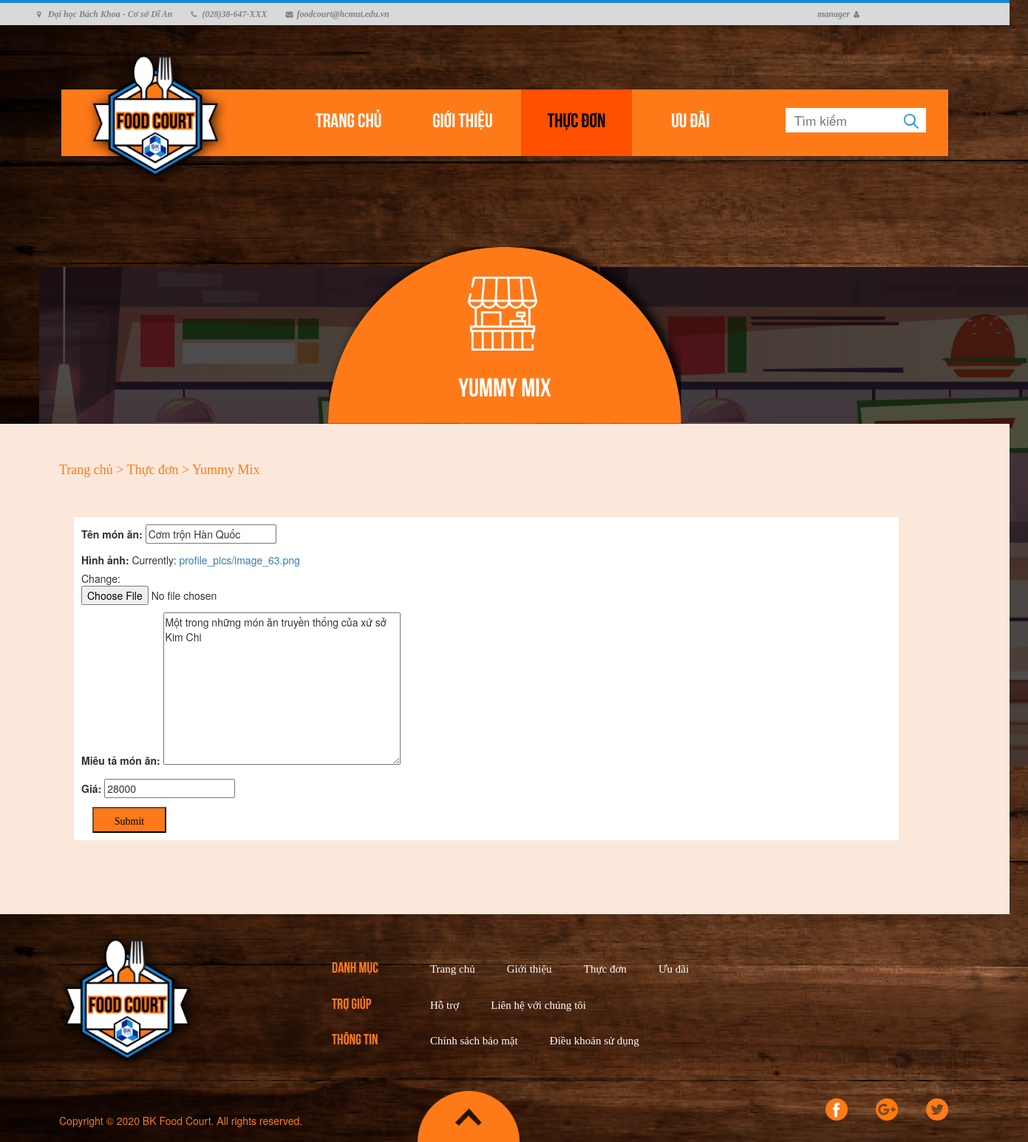
The page /update-item/3/ (signed in) on the database its author committed.
### webapp/models.py (models this page shows, shortened)
class Menu(models.Model):
    stallname = models.CharField(max_length=500)
    owner = models.CharField(max_length=50, blank=True)
    contact_phone = models.CharField(max_length=20, blank=True)
    def get_absolute_url(self):
        return reverse("stall-menu",kwargs={"id":self.id})

class Item(models.Model):
    name = models.CharField(max_length=500)
    image = models.ImageField(default='default.png', upload_to='profile_pics')
    description = models.TextField(blank=True, max_length=300)
    price = models.DecimalField(max_digits=8, decimal_places=0)
    available = models.BooleanField(default=True)
    belongs_to_stall = models.ForeignKey(Menu, on_delete=models.CASCADE)

### webapp/decorators.py (the view)
        def wrapper_func(request, *args, **kwargs):
            group = None
            if request.user.groups.exists():
                group = request.user.groups.all()[0].name
            if group in allowed_roles:
                return view_func(request, *args, **kwargs)
            else:
                return redirect('home-page')

### webapp/forms.py
class ItemForm(ModelForm):
    class Meta:
        model = Item
        fields = ['name','image','description','price']
        labels = {
            "name" : "Tên món ăn",
            "image" : "Hình ảnh",
            "description" : "Miêu tả món ăn",
            "price" : "Giá"
        }

### webapp/views.py (called while the page is built)
@login_required
@allowed_users(['Manager'])
def update_item(request,id):
    item = Item.objects.get(id=id)
    stall= item.belongs_to_stall
    form = ItemForm(instance=item)
    if request.method == 'POST':
        form = ItemForm(request.POST,request.FILES,instance=item)
        if form.is_valid():
            form.save()
            return redirect('stall-menu',stall.id)
    context = {
        'form':form,
        'stall':stall,
    }
    return render(request,'webapp/item_form.html',context)

### webapp/templates/webapp/item_form.html (shortened to what this page needs)
{% load static %}
<!DOCTYPE html>
<html>
    <head>
        <link rel="stylesheet" type="text/css" href="{% static 'webapp/styles/menustall.css' %}">
        <link rel="stylesheet" href="{% static 'webapp/styles/bootstrap.min.css' %}">
        <link rel="stylesheet" href="{% static 'webapp/styles/font-awesome.min.css' %}">
        <link rel="stylesheet" href="https://unpkg.com/purecss@2.0.3/build/pure-min.css">
        <link rel="stylesheet" href="https://maxcdn.bootstrapcdn.com/bootstrap/3.4.1/css/bootstrap.min.css">
    </head>
    <body>
	 <div class="contact-imfo-box">
		<div class="container">
			<p class="lead">
				<i class="fa fa-map-marker"></i>Đại học Bách Khoa - Cơ sở Dĩ An
			</p>
			<p class="lead">
				<i class="fa fa-phone"></i>(028)38-647-XXX
			</p>
			<p class="lead">
				<i class="fa fa-envelope"></i>foodcourt@hcmut.edu.vn
			</p>
			{% if user.is_authenticated %}
			<div class="row account">
				<a id="acc" href="#">
					<p class="lead" onclick="showAccOptions()">{{ user.username }}</p>
				</a>
				<i class="fa fa-user"></i>
			</div>
			{% else %}
            <div class="row account">
				<a href="{% url 'login-page' %}">
					<p>ĐĂNG KÝ/ĐĂNG NHẬP</p>
				</a>
			</div>
			{% endif %}
        </div>
    </div>
        <header>
                <ul>
                    <li><a href="{% url 'home-page' %}">Trang chủ</a></li>
                    <li><a href="{% url 'about' %}">Giới thiệu</a></li>
                    <li><a href="{% url 'main-menu' %}" class="active">Thực đơn</a></li>
                    <li><a href="{% url 'preference' %}">Ưu đãi</a></li>
                </ul>
                <div class="search">
                    <form>
                        <input type="text" placeholder="  Tìm kiếm">
                        <button><img src="{% static 'webapp/images/search.png' %}"/></button>
                    </form>
                </div>
                <div class="logo_area">
                    <a href="{% url 'home-page' %}"><img src="{% static 'webapp/images/logo.png' %}" alt=""/></a>
                </div>
        </header>
        <div style="position: relative;">
            <div class="stall_icon">
                <img src="{% static 'webapp/images/stall-icon.png' %}" width="100px"/>
            </div>
            <div class="stall_name">
                <a href="{{ stall.get_absolute_url }}">{{stall.stallname}}</a>
            </div>
        </div>
        <section class="back_area">
            <div class="text_heading">
                <a href="#">Trang chủ</a><a href="{% url 'main-menu' %}"> > Thực đơn</a> > <a href="{{ stall.get_absolute_url }}"> {{ stall.stallname }}</a>
            </div>
            <div class="items">
                <div >
                    <form action="" method = "POST" enctype="multipart/form-data"style="padding: 10px;">
						<div style="display: flex;flex-direction: column;">{{form.as_p}}</div>
                        <input type="submit" name="Submit" style="position: relative;margin-left: 15px;width: 100px;height: 35px;text-align: center;text-decoration: none;background: #FE7A19;padding-top: 5px; color:#000;font-family: SegoeUI_Semibold;">
                    </form>
                </div>
            </div>
        </section>
	<div class="footer-above">
		<div class="row">
			<div class="footer-logo">
				<a href="{% url 'home-page' %}"><img src="{% static 'webapp/images/logo.png' %}" alt=""></a>
			</div>
			<div class="row footer-side">
				<div class="catalogue-title">
					<ul>
						<li>DANH MỤC</li>
						<li>TRỢ GIÚP</li>
						<li>THÔNG TIN</li>
					</ul>
				</div>
				<div>
					<ul>
						<li class="catalogue">
							<ul>
								<li><a href="{% url 'home-page' %}">Trang chủ</a></li>
								<li><a href="{% url 'about' %}">Giới thiệu</a></li>
								<li><a href="{% url 'main-menu' %}">Thực đơn</a></li>
								<li><a href="{% url 'preference' %}">Ưu đãi</a></li>
							</ul>
						</li>
						<li class="catalogue">
							<ul>
								<li><a href="#">Hỗ trợ</a></li>
								<li><a href="#">Liên hệ với chúng tôi</a></li>
							</ul>
						</li>
						<li class="catalogue">
							<ul>
								<li><a href="#">Chính sách bảo mật</a></li>
								<li><a href="#">Điều khoản sử dụng</a></li>
							</ul>
						</li>
					</ul>
				</div>
			</div>
		</div>
	</div>
	<div class="footer-bottom">
		<div class="row">
			<div class="col-xl-4 copyright">
				Copyright © 2020 BK Food Court. All rights reserved.
			</div>
			<div class="col-xl-5">
				<div class="up-button">
					<a href="#"><img id="up-button-image" src="{% static 'webapp/images/Subtraction 3.png' %}"></a>
				</div>
			</div>
			<div class="col-xl-3">
				<ul class="list-inline f-social">
					<li class="list-inline-item"><a href="#"><img src="{% static 'webapp/images/facebook (2).png' %}"></a></li>
					<li class="list-inline-item"><a href="#"><img src="{% static 'webapp/images/google-plus.png' %}"></a></li>
					<li class="list-inline-item"><a href="#"><img src="{% static 'webapp/images/twitter.png' %}"></a></li>
				</ul>
			</div>
		</div>
    </div>
    </body>
</html>

### webapp/static/webapp/styles/menustall.css (style rules this page uses)
.contact-imfo-box .container { display: flex; padding: 10px; margin-left: 15px; position: relative; }
.account { position: absolute; right: 0px; }
.contact-imfo-box { background: #D9D9D9; }
.contact-imfo-box i { display: block; float: left; width: 10px; height: 10px; line-height: 10px; text-align: left; color: #828282; font-size: 10px; -webkit-border-radius: 50%; -moz-border-radius: 50%; -ms-border-radius: 50%; border-radius: 50%; margin-right: 5px; margin-left: 5px; }
.contact-imfo-box p { margin: 0px 0px 0px 20px; color: #828282; text-align: left; line-height: 10px; font-weight: 600; font-size: 12px; font-family: "SegoeUI_Regular"; font-style: italic; }
.lead { font-size: 18px; line-height: 30px; color: #767676; margin: 0px; padding: 0; }
.acc-options ul li a { color: #000; }
.logo_area { position: absolute; width: 219px; height: 219px; left: 20px; top: -70px; }
html { width: 1366px; }
body { margin: 0; padding: 0; font-family: 'SegoeUI_Regular'; background: url('../images/background.png'); }
.stall_icon { position: absolute; top: 50px; left: 630px; }
.stall_name { position: relative; text-align: center; font-family: 'Bebas_Bold'; top: -60px; font-size: 35px; }
.stall_name a { text-decoration: none; color: #fff; display: block; }
header { position: relative; max-width: 1200px; margin: 0 auto; top: 87px; background: #FE7A19; box-shadow: 0 2px 5px rgba(0, 0, 0, .2); }
header ul { font-family: 'Bebas_Bold'; font-size: 20pt; list-style-type: none; text-align: center; }
header ul li { color: #fff; display: inline-table; width: 150px; height: 90px; line-height: 90px; }
header ul li a { color: #fff; text-decoration: none; display: block; }
header .active, header ul li a:hover { background: #ff4f00; color: #000; text-decoration: none; }
header .search { position: relative; float: right; top: -90px; }
header input[type=text] { border: none; font-size: 13pt; position: absolute; right: 70px; top: 15px; width: 150px; height: 33px; }
header .search button { float: right; border: none; background: #fff; right: 0px; top: 15px; position: absolute; margin-right: 30px; cursor: pointer; width: 40px; height: 33px; }
.back_area { top: 160px; position: relative; padding: 50px 50px; margin-top: -200px; margin-bottom: 160px; background: #FCE8DA; }
.text_heading { margin-left: 30px; font-size: 18px; font-family: 'SegoeUI_Semibold'; color: #FE7A19; }
.text_heading a { color: #FE7A19; text-decoration: none; }
.items { margin: 50px 100px 50px 50px; display: flex; background-color: #FFFFFF; }
.infomation .row, .up-button { position: relative; }
.footer-logo { padding: 10px 80px; }
.list-inline-item a img { width: 30px; left: 0%; bottom: 0%; margin-left: 20px; }
.row div ul, .catalogue-title ul li { list-style-type: none; padding: 10px 50px; font-family: "Bebas_Bold"; font-size: 20px; color: #FE7A19; }
.catalogue li { display: inline; padding: 20px; font-family: "SegoeUI_Regular"; font-size: 15px; color: #FFFFFF; }
.catalogue { margin-left: -150px; }
.catalogue li a { color: #FFFFFF; }
.footer-side { margin-top: 40px; }
.copyright { color: #FE7A19; position: relative; left: 80px; bottom: 0%; padding-top: 30px; }
#up-button-image { display: block; position: absolute; left: 100px; width: 25%; }

### rows shown on the page
Menu: stallname "Yummy Mix"
Item: name "Cơm trộn Hàn Quốc", description "Một trong những món ăn truyền thống của xứ sở Kim Chi", price "28000"

### other values the page prints
{{ user.username }} "manager"
